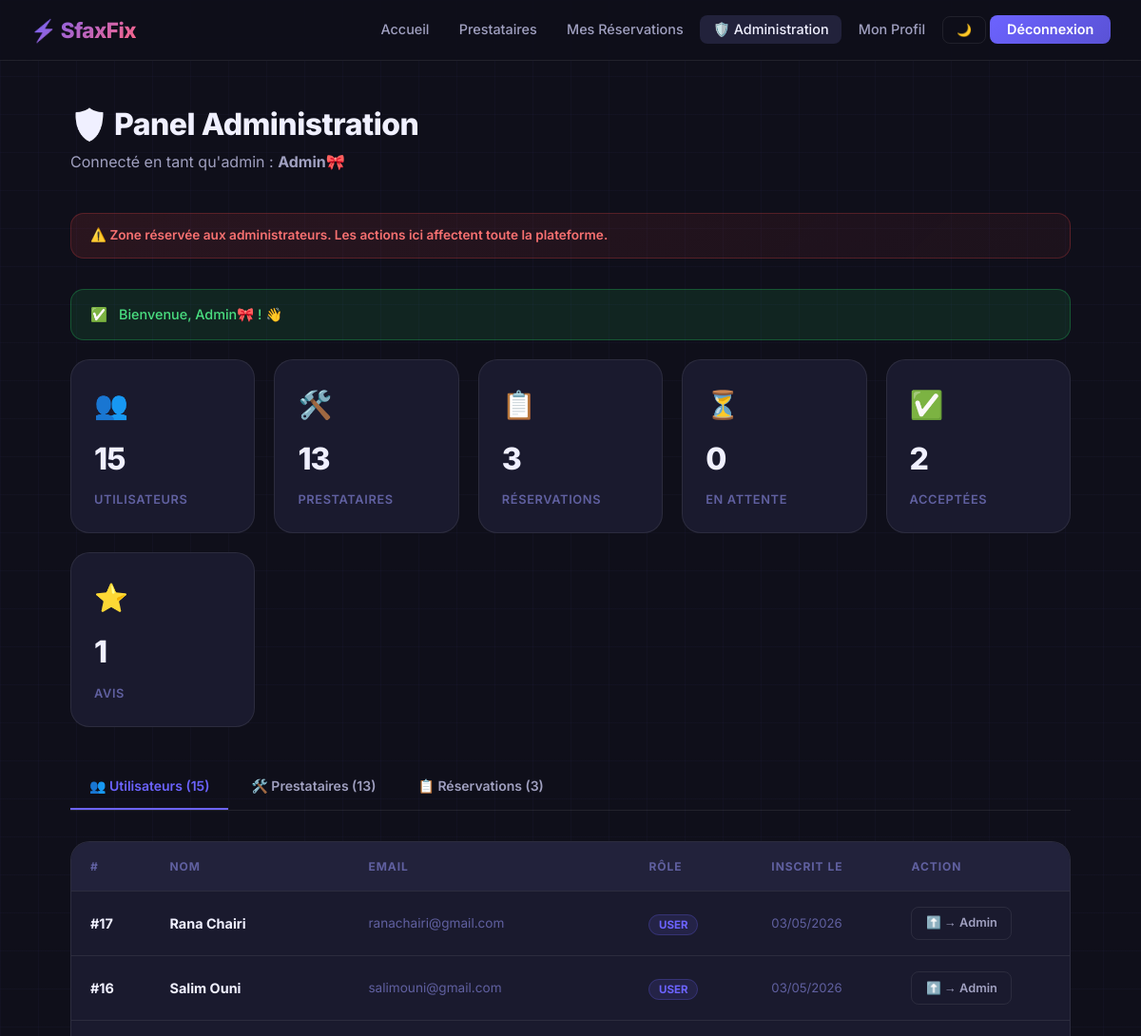
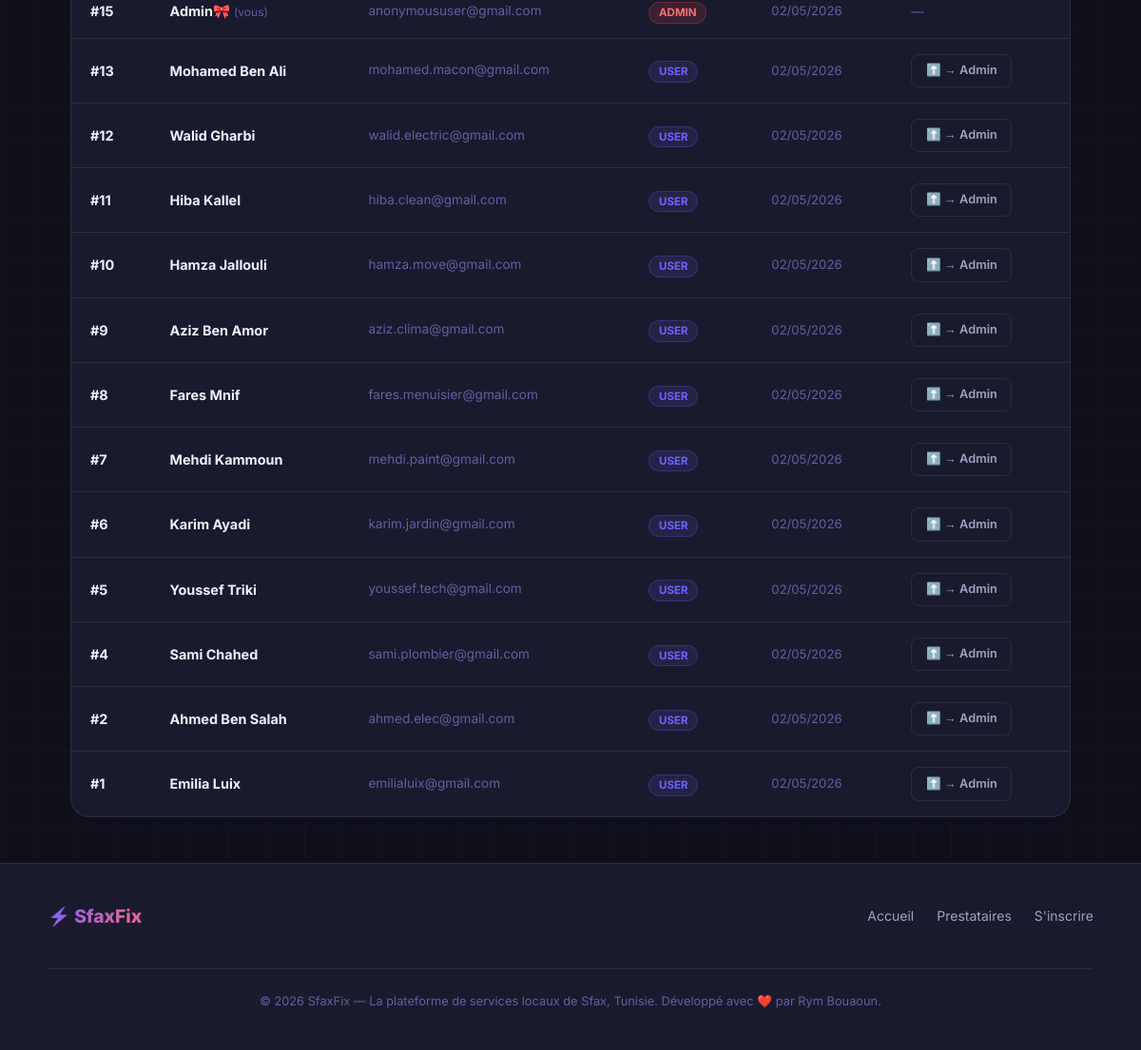
/pages/admin.php (signed in), run on the app's committed database (2 pictures, top to bottom).
### tables this page shows
CREATE TABLE `utilisateurs` (
  `id` int(11) NOT NULL,
  `nom` varchar(100) NOT NULL,
  `email` varchar(150) NOT NULL,
  `mot_de_passe` varchar(255) NOT NULL,
  `role` enum('user','admin') NOT NULL DEFAULT 'user',
  `photo_profil` varchar(255) DEFAULT NULL,
  `created_at` timestamp NOT NULL DEFAULT current_timestamp()
);

### pages/admin.php (the view, shortened to what this page needs)
<?php
include("../config/db.php");
$stats = [
    'users' => $conn->query("
        SELECT COUNT(*) AS n
        FROM utilisateurs
    ")->fetch_assoc()['n'],
    'providers' => $conn->query("
        SELECT COUNT(*) AS n
        FROM prestataires
    ")->fetch_assoc()['n'],
    'bookings' => $conn->query("
        SELECT COUNT(*) AS n
        FROM rendezvous
    ")->fetch_assoc()['n'],
    'pending' => $conn->query("
        SELECT COUNT(*) AS n
        FROM rendezvous
        WHERE statut='en_attente'
    ")->fetch_assoc()['n'],
    'accepted' => $conn->query("
        SELECT COUNT(*) AS n
        FROM rendezvous
        WHERE statut='accepte'
    ")->fetch_assoc()['n'],
    'reviews' => $conn->query("
        SELECT COUNT(*) AS n
        FROM avis
    ")->fetch_assoc()['n'],
];
$users_result = $conn->query("
    SELECT
        id,
        nom,
        email,
        role,
        created_at
    FROM utilisateurs
    ORDER BY created_at DESC
");
?>
<!DOCTYPE html>
<html lang="fr">
<head>
    <link rel="stylesheet" href="../assets/css/style.css">
</head>
<body>
<?php include("../includes/navbar.php"); ?>
<main>
    <div class="page-wrapper">
        <div class="page-header">
            <h1 class="page-title">🛡️ Panel Administration</h1>
            <p class="page-subtitle">
                Connecté en tant qu'admin : <strong><?= htmlspecialchars($_SESSION['nom']) ?></strong>
            </p>
        </div>
        <div class="admin-banner">
            ⚠️ Zone réservée aux administrateurs. Les actions ici affectent toute la plateforme.
        </div>
        <?php include("../includes/flash.php"); ?>
        <div class="stats-grid" style="grid-template-columns: repeat(auto-fill, minmax(160px,1fr));">
            <div class="stat-card">
                <div class="stat-icon">👥</div>
                <div class="stat-value"><?= $stats['users'] ?></div>
                <div class="stat-label">Utilisateurs</div>
            </div>
            <div class="stat-card">
                <div class="stat-icon">🛠️</div>
                <div class="stat-value"><?= $stats['providers'] ?></div>
                <div class="stat-label">Prestataires</div>
            </div>
            <div class="stat-card">
                <div class="stat-icon">📋</div>
                <div class="stat-value"><?= $stats['bookings'] ?></div>
                <div class="stat-label">Réservations</div>
            </div>
            <div class="stat-card">
                <div class="stat-icon">⏳</div>
                <div class="stat-value"><?= $stats['pending'] ?></div>
                <div class="stat-label">En attente</div>
            </div>
            <div class="stat-card">
                <div class="stat-icon">✅</div>
                <div class="stat-value"><?= $stats['accepted'] ?></div>
                <div class="stat-label">Acceptées</div>
            </div>
            <div class="stat-card">
                <div class="stat-icon">⭐</div>
                <div class="stat-value"><?= $stats['reviews'] ?></div>
                <div class="stat-label">Avis</div>
            </div>
        </div>
        <div class="admin-tabs">
            <a class="admin-tab" href="#users"     onclick="showTab('users')">
                👥 Utilisateurs (<?= $stats['users'] ?>)
            </a>
            <a class="admin-tab" href="#providers" onclick="showTab('providers')">
                🛠️ Prestataires (<?= $stats['providers'] ?>)
            </a>
            <a class="admin-tab" href="#bookings"  onclick="showTab('bookings')">
                📋 Réservations (<?= $stats['bookings'] ?>)
            </a>
        </div>
        <div id="tab-users" class="tab-content">
            <div class="table-wrapper">
                <table>
                    <thead>
                        <tr>
                            <th>#</th>
                            <th>Nom</th>
                            <th>Email</th>
                            <th>Rôle</th>
                            <th>Inscrit le</th>
                            <th>Action</th>
                        </tr>
                    </thead>
                    <tbody>
                        <?php while ($u = $users_result->fetch_assoc()): ?>
                            <tr>
                                <td><strong>#<?= (int)$u['id'] ?></strong></td>
                                <td>
                                    <strong><?= htmlspecialchars($u['nom']) ?></strong>
                                    <?php if ((int)$u['id'] === (int)$_SESSION['user_id']): ?>
                                        <span style="font-size:0.75rem; color:var(--text-muted);"> (vous)</span>
                                    <?php endif; ?>
                                </td>
                                <td style="color:var(--text-muted); font-size:0.85rem;">
                                    <?= htmlspecialchars($u['email']) ?>
                                </td>
                                <td>
                                    <span class="role-badge-<?= $u['role'] ?>">
                                        <?= $u['role'] ?>
                                    </span>
                                </td>
                                <td style="font-size:0.82rem; color:var(--text-muted);">
                                    <?= date('d/m/Y', strtotime($u['created_at'])) ?>
                                </td>
                                <td>
                                    <?php if ((int)$u['id'] !== (int)$_SESSION['user_id']): ?>
                                        <a href="admin.php?action=toggle_role&id=<?= (int)$u['id'] ?>#users"
                                           class="btn btn-outline btn-sm"
                                           onclick="return confirm('Changer le rôle de <?= htmlspecialchars($u['nom']) ?> ?')">
                                            <?= $u['role'] === 'admin' ? '⬇️ → User' : '⬆️ → Admin' ?>
                                        </a>
                                    <?php else: ?>
                                        <span style="color:var(--text-muted); font-size:0.82rem;">—</span>
                                    <?php endif; ?>
                                </td>
                            </tr>
                        <?php endwhile; ?>
                    </tbody>
                </table>
            </div>
        </div>
    </div>
</main>
<?php include("../includes/footer.php"); ?>
</body>
</html>

### assets/css/style.css (style rules this page uses)
:root { --primary: #6C63FF; --primary-dark: #5a52d5; --primary-light: #EEE9FF; --accent: #FF6584; --success: #22c55e; --warning: #f59e0b; --danger: #ef4444; --info: #3b82f6; --bg: #0f0f1a; --bg-card: #1a1a2e; --bg-elevated: #22223b; --border: rgba(255,255,255,0.08); --border-hover: rgba(108,99,255,0.5); --text-primary: #f0f0ff; --text-secondary:#a0a0c0; --text-muted: #6060a0; --radius-sm: 8px; --radius-md: 14px; --radius-lg: 20px; --radius-xl: 28px; --shadow-sm: 0 2px 12px rgba(0,0,0,0.3); --shadow-md: 0 8px 32px rgba(0,0,0,0.4); --shadow-glow:0 0 40px rgba(108,99,255,0.25); --transition: all 0.25s cubic-bezier(0.4, 0, 0.2, 1); }
*, *::before, *::after { box-sizing: border-box; margin: 0; padding: 0; }
html { scroll-behavior: smooth; }
body { font-family: 'Inter', sans-serif; background-color: var(--bg); color: var(--text-primary); min-height: 100vh; line-height: 1.6; display: flex; flex-direction: column; background-image: linear-gradient(rgba(108,99,255,0.03) 1px, transparent 1px), linear-gradient(90deg, rgba(108,99,255,0.03) 1px, transparent 1px); background-size: 40px 40px; }
main { flex: 1; }
a { color: var(--primary); text-decoration: none; transition: var(--transition); }
.page-wrapper { max-width: 1100px; margin: 0 auto; padding: 3rem 1.5rem; }
.page-header { margin-bottom: 2.5rem; }
.page-title { font-size: 2rem; font-weight: 800; letter-spacing: -0.5px; background: linear-gradient(135deg, var(--text-primary) 60%, var(--primary)); -webkit-background-clip: text; -webkit-text-fill-color: transparent; background-clip: text; line-height: 1.2; }
.page-subtitle { color: var(--text-secondary); margin-top: 0.5rem; font-size: 1rem; }
.btn { display: inline-flex; align-items: center; justify-content: center; gap: 0.5rem; padding: 0.65rem 1.4rem; border-radius: var(--radius-sm); font-family: 'Inter', sans-serif; font-size: 0.9rem; font-weight: 600; border: none; cursor: pointer; transition: var(--transition); text-decoration: none; white-space: nowrap; }
.btn-outline { background: transparent; color: var(--text-secondary); border: 1px solid var(--border); }
.btn-sm { padding: 0.4rem 0.9rem; font-size: 0.8rem; }
.table-wrapper { overflow-x: auto; border-radius: var(--radius-lg); border: 1px solid var(--border); background: var(--bg-card); }
table { width: 100%; border-collapse: collapse; }
thead tr { background: var(--bg-elevated); border-bottom: 1px solid var(--border); }
thead th { padding: 1rem 1.25rem; text-align: left; font-size: 0.75rem; font-weight: 700; text-transform: uppercase; letter-spacing: 0.08em; color: var(--text-muted); white-space: nowrap; }
tbody tr { border-bottom: 1px solid var(--border); transition: var(--transition); }
tbody tr:last-child { border-bottom: none; }
tbody td { padding: 1rem 1.25rem; font-size: 0.9rem; color: var(--text-secondary); vertical-align: middle; }
tbody td strong { color: var(--text-primary); }
.stats-grid { display: grid; grid-template-columns: repeat(auto-fill, minmax(200px, 1fr)); gap: 1.25rem; margin-bottom: 2.5rem; }
.stat-card { background: var(--bg-card); border: 1px solid var(--border); border-radius: var(--radius-lg); padding: 1.5rem; display: flex; flex-direction: column; gap: 0.5rem; transition: var(--transition); }
.stat-icon { font-size: 1.8rem; }
.stat-value { font-size: 2rem; font-weight: 800; letter-spacing: -1px; color: var(--text-primary); }
.stat-label { font-size: 0.8rem; font-weight: 600; color: var(--text-muted); text-transform: uppercase; letter-spacing: 0.05em; }

### data on the page
utilisateurs: id "17", nom "Rana Chairi", email "ranachairi@gmail.com", role "USER", created_at "03/05/2026", shows "⬆️ → Admin"
utilisateurs: id "16", nom "Salim Ouni", email "salimouni@gmail.com", role "USER", created_at "03/05/2026", shows "⬆️ → Admin"
utilisateurs: id "15", nom "Admin🎀", shows "(vous)", email "anonymoususer@gmail.com", role "ADMIN", created_at "02/05/2026"
utilisateurs: id "13", nom "Mohamed Ben Ali", email "mohamed.macon@gmail.com", role "USER", created_at "02/05/2026", shows "⬆️ → Admin"
utilisateurs: id "12", nom "Walid Gharbi", email "walid.electric@gmail.com", role "USER", created_at "02/05/2026", shows "⬆️ → Admin"
utilisateurs: id "11", nom "Hiba Kallel", email "hiba.clean@gmail.com", role "USER", created_at "02/05/2026", shows "⬆️ → Admin"
utilisateurs: id "10", nom "Hamza Jallouli", email "hamza.move@gmail.com", role "USER", created_at "02/05/2026", shows "⬆️ → Admin"
utilisateurs: id "9", nom "Aziz Ben Amor", email "aziz.clima@gmail.com", role "USER", created_at "02/05/2026", shows "⬆️ → Admin"
utilisateurs: id "8", nom "Fares Mnif", email "fares.menuisier@gmail.com", role "USER", created_at "02/05/2026", shows "⬆️ → Admin"
utilisateurs: id "7", nom "Mehdi Kammoun", email "mehdi.paint@gmail.com", role "USER", created_at "02/05/2026", shows "⬆️ → Admin"
utilisateurs: id "6", nom "Karim Ayadi", email "karim.jardin@gmail.com", role "USER", created_at "02/05/2026", shows "⬆️ → Admin"
utilisateurs: id "5", nom "Youssef Triki", email "youssef.tech@gmail.com", role "USER", created_at "02/05/2026", shows "⬆️ → Admin"
utilisateurs: id "4", nom "Sami Chahed", email "sami.plombier@gmail.com", role "USER", created_at "02/05/2026", shows "⬆️ → Admin"
utilisateurs: id "2", nom "Ahmed Ben Salah", email "ahmed.elec@gmail.com", role "USER", created_at "02/05/2026", shows "⬆️ → Admin"
utilisateurs: id "1", nom "Emilia Luix", email "emilialuix@gmail.com", role "USER", created_at "02/05/2026", shows "⬆️ → Admin"

### other printed values
$_SESSION['nom'] "Admin🎀"
$icon "✅"
$flash['message'] "Bienvenue, Admin🎀 ! 👋"
$stats['users'] "15"
$stats['providers'] "13"
$stats['bookings'] "3"
$stats['pending'] "0"
$stats['accepted'] "2"
$stats['reviews'] "1"
